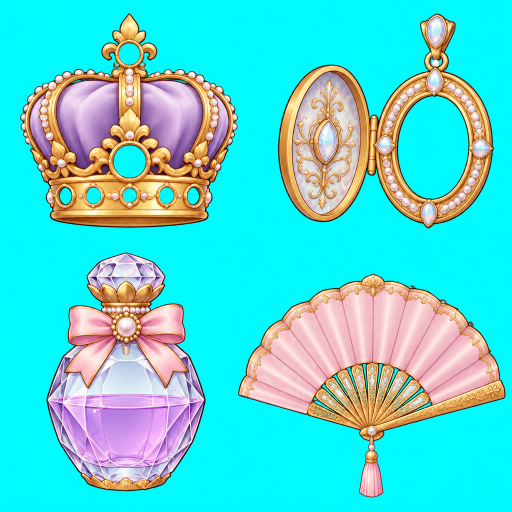
#> input picture reference/premium/sheet-0.png, 1024 x 1024 px, found by its file name (shown at 1/2 size); its folder holds 4 pictures in this run
$ python pack-premium.py
#> lines starting #> are read from the running program, lines starting #| are printed output that depends on the picture
from pathlib import Path
from PIL import Image,ImageChops,ImageOps
names=['crown','locket','perfume','fan','music','tea','mirror','tiara','brooch','mask','globe','lantern']
out=Path('public/assets/ui')
for sheet in range(4):
 im=Image.open(f'reference/premium/sheet-{sheet}.png').convert('RGB');w,h=im.size
#> further down, im is the input picture: PIL image 1024x1024 RGB; mean R, G, B 84.1, 215.6, 212.5
#> after `w, h = im.size`: w = 1024; h = 1024
 for j in range(1 if sheet==3 else 4):
  boxes=[[(0,0,350,323),(350,0,700,323),(0,337,350,700),(350,345,700,700)],[(0,0,350,321),(350,0,700,327),(0,330,350,700),(350,350,700,700)],[(0,0,350,290),(350,0,700,286),(0,315,350,700),(350,287,700,700)]]
  part=im if sheet==3 else im.crop(tuple(round(v*(w if k%2==0 else h)/700) for k,v in enumerate(boxes[sheet][j])))
  r,g,b=part.split();cyan=ImageChops.subtract(ImageChops.darker(g,b),r);alpha=cyan.point(lambda v:255 if v<70 else max(0,round((150-v)*255/80)))
  # Remove stray slivers from a neighboring cell while preserving all substantive pieces.
  mask=alpha.point(lambda v:255 if v>100 else 0);pixels=bytearray(mask.tobytes());pw,ph=mask.size;largest=[]
  for pos in range(len(pixels)):
   if not pixels[pos]:continue
   stack=[pos];pixels[pos]=0;component=[]
   while stack:
    k=stack.pop();component.append(k);x=k%pw;y=k//pw
    for nxt in ([k-1] if x else [])+([k+1] if x<pw-1 else [])+([k-pw] if y else [])+([k+pw] if y<ph-1 else []):
     if pixels[nxt]:pixels[nxt]=0;stack.append(nxt)
   if len(component)>len(largest):largest=component
   if len(component)<pw*ph*.003:
    for k in component:alpha.putpixel((k%pw,k//pw),0)
  part=part.convert('RGBA');part.putalpha(alpha);bounds=(min(k%pw for k in largest),min(k//pw for k in largest),max(k%pw for k in largest)+1,max(k//pw for k in largest)+1);part=part.crop(bounds);part.thumbnail((760,900),Image.Resampling.LANCZOS)
  key='frame' if sheet==3 else names[sheet*4+j]
  ImageOps.expand(part,border=4,fill=(0,0,0,0)).save(out/f'vip-{key}.webp',quality=96)
#> this loop made 4 passes
#> pass 1, `part=im if sheet==3 else im.crop(tuple(round(v*(w if k%2==0 else h)/70..`:
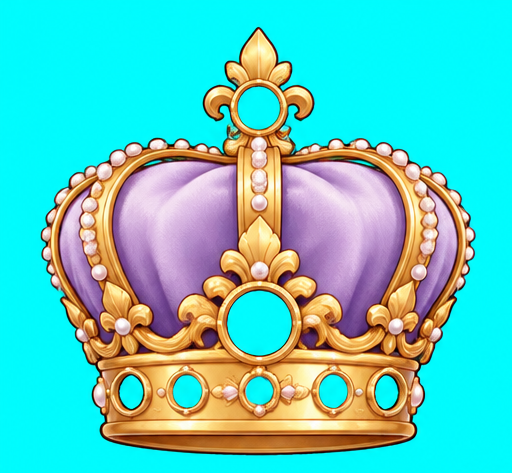
#> part: PIL image 512x473 RGB; mean R, G, B 90.5, 202.4, 192.6
#> pass 1, `r, g, b = part.split()`:
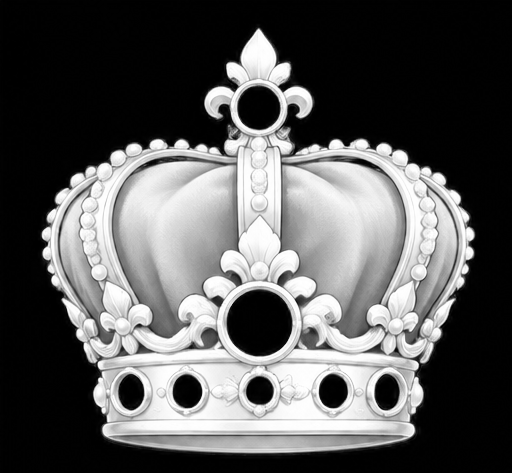
#> r: PIL image 512x473 L; min 0, max 255, mean 90.5
#> pass 1, `r, g, b = part.split()`:
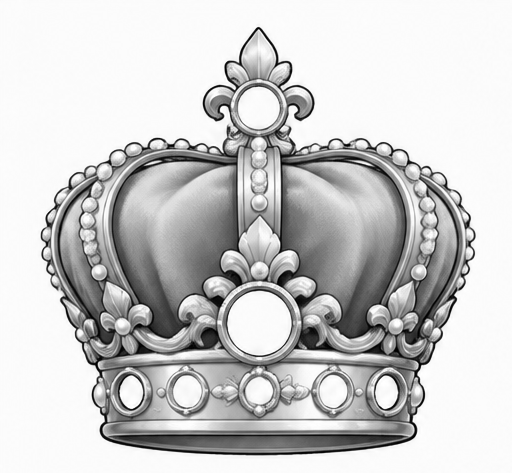
#> g: PIL image 512x473 L; min 0, max 255, mean 202.4
#> pass 1, `r, g, b = part.split()`:
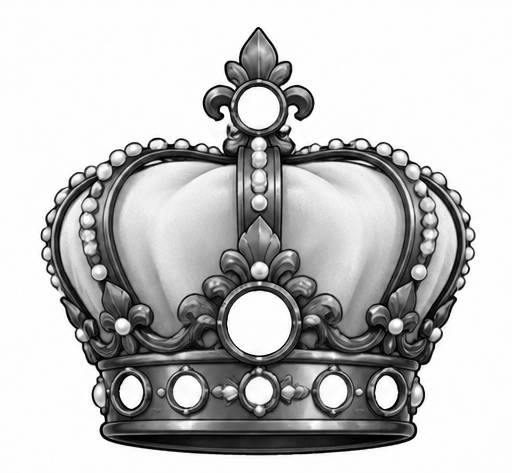
#> b: PIL image 512x473 L; min 0, max 255, mean 192.6
#> after the loop:
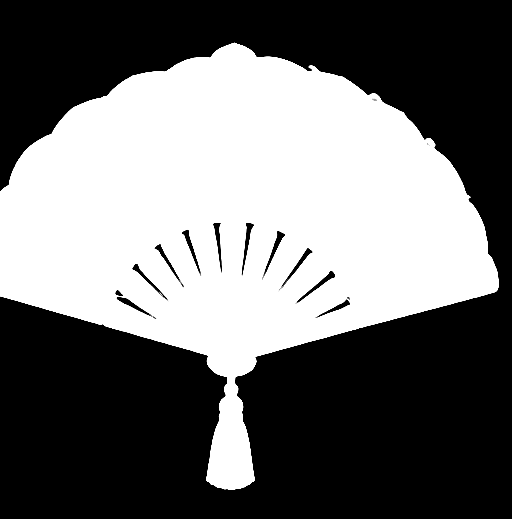
#> alpha: PIL image 512x519 L; min 0, max 255, mean 110.1
#> after the loop:
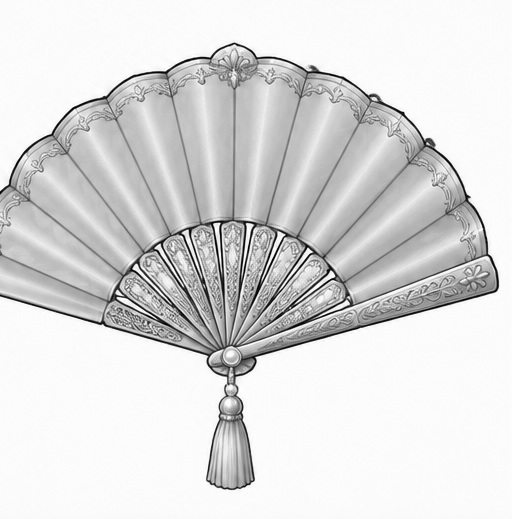
#> g: PIL image 512x519 L; min 0, max 255, mean 219.3
#> after the loop:
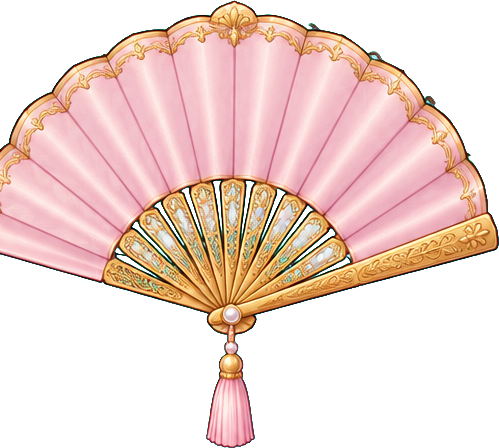
#> part: PIL image 499x448 RGBA; mean R, G, B, A 116.7, 213.3, 206.6, 130.9; transparent parts drawn white
#> pass 2 of the loop `for sheet in range(4):`:
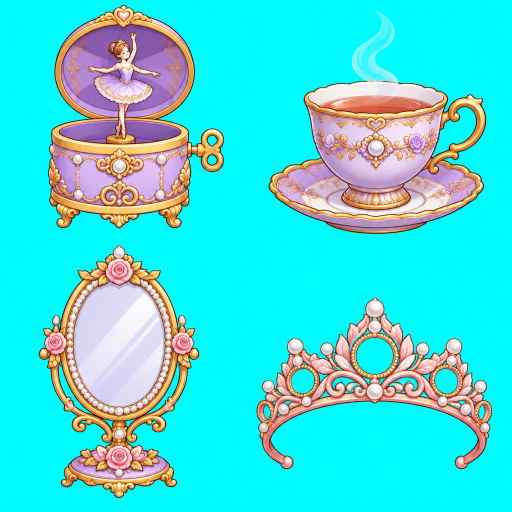
#> input picture reference/premium/sheet-1.png, 1024 x 1024 px, found by its file name (shown at 1/2 size)
#> im is the input picture: PIL image 1024x1024 RGB; mean R, G, B 68.3, 220.2, 220.1
#> after the loop `for j in range(1 if sheet==3 else 4):`:
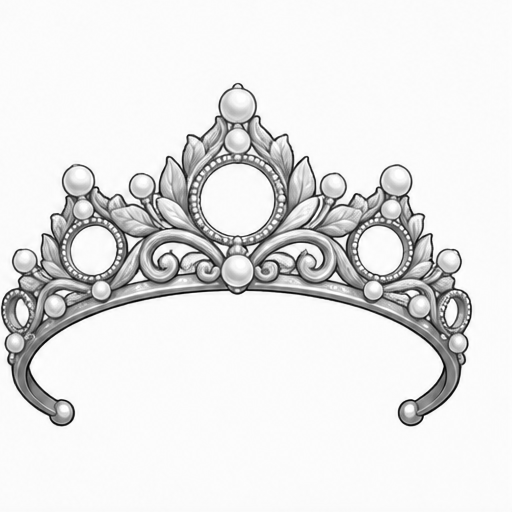
#> g: PIL image 512x512 L; min 0, max 255, mean 230.1
#> after the loop `for j in range(1 if sheet==3 else 4):`:
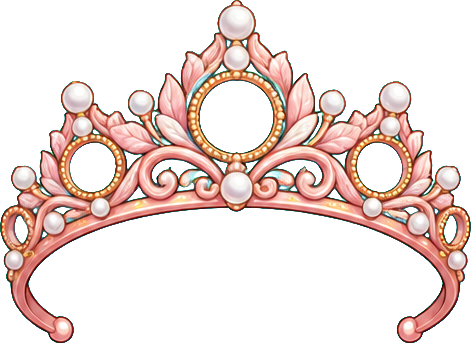
#> part: PIL image 471x343 RGBA; mean R, G, B, A 70.8, 216.9, 213.5, 87; transparent parts drawn white
#> pass 3 of the loop `for sheet in range(4):`:
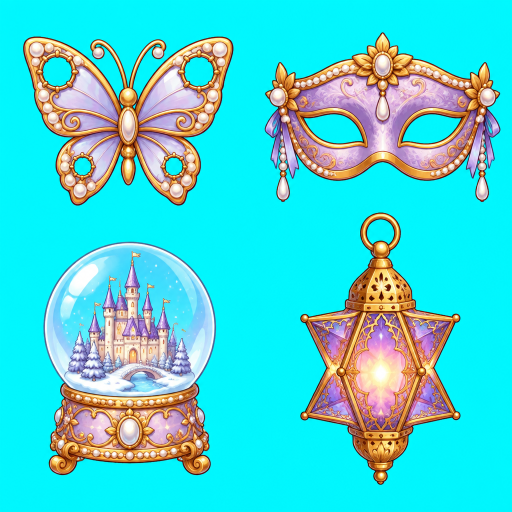
#> input picture reference/premium/sheet-2.png, 1024 x 1024 px, found by its file name (shown at 1/2 size)
#> im is the input picture: PIL image 1024x1024 RGB; mean R, G, B 68.8, 213.1, 214.3
#> after the loop `for j in range(1 if sheet==3 else 4):`:
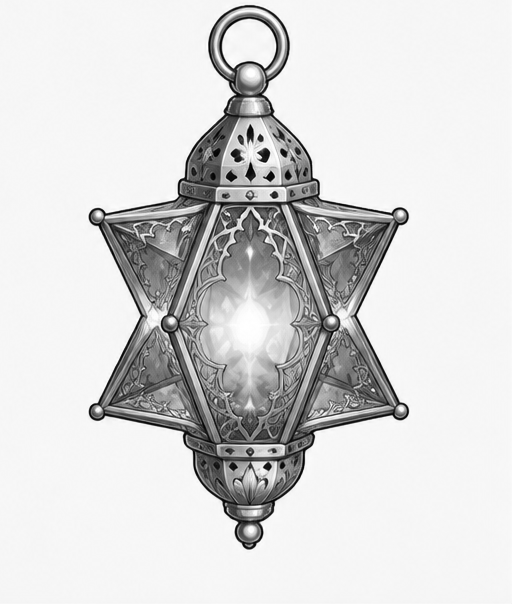
#> g: PIL image 512x604 L; min 0, max 255, mean 215.3
#> after the loop `for j in range(1 if sheet==3 else 4):`:
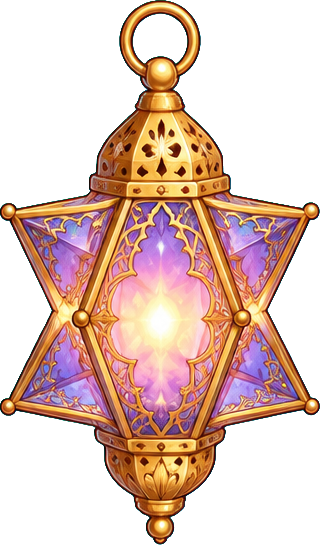
#> part: PIL image 320x545 RGBA; mean R, G, B, A 92.4, 191.4, 184.4, 121.6; transparent parts drawn white
#> the loop made 4 passes; the first 3 are shown
print('Packed 13 Higgsfield assets')
